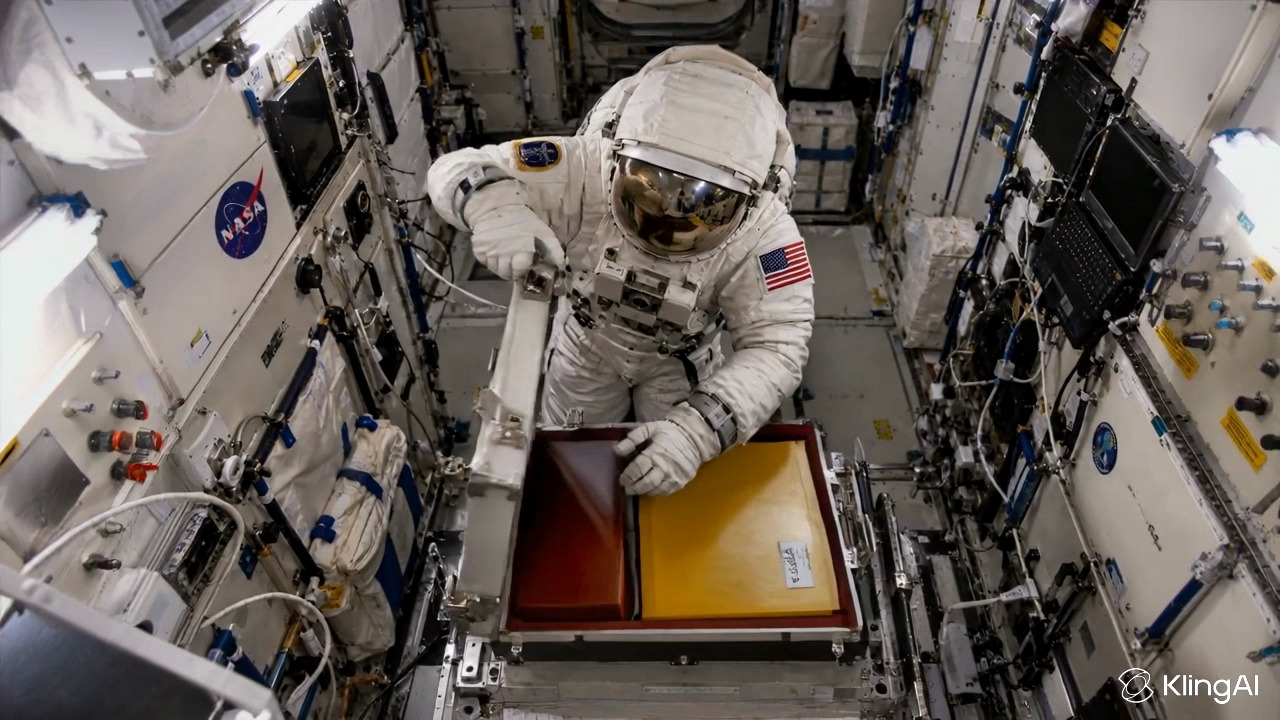
#> input picture sih-har-isro/dataset/real_pseudo/WhatsApp Video 2026-09-09 at 17.28.39/frames/frame_00003.jpg, 1280 x 720 px
$ python -i hsv_detector.py   (imports and definitions only)
#> lines starting #> are read from the running program, lines starting #| are printed output that depends on the picture
"""
HSV Color-Based Box + Hand Detector
=====================================
Replaces YOLO (or any other pretrained/open-source detector) for object
detection. Uses HSV color segmentation to detect:
  - red_box    → HSV dual-range mask (red wraps hue wheel)
  - yellow_box → HSV single-range mask
  - main_box   → Largest white/light region near experiment area
  - hand       → Skin-tone HSV band, confidence-boosted (not gated) by
                 frame-differencing motion — see _detect_hand()

Zero training, zero pretrained weights. Deterministic. Works on CPU at 60+
FPS. For the colored boxes this is actually superior to a trained detector
for this use-case because the colors ARE the definition of the targets.
"""

import cv2
import numpy as np
from dataclasses import dataclass, field
from typing import List, Tuple, Optional, Dict
import logging

logger = logging.getLogger(__name__)

# Import HSV ranges from config
import sys
from pathlib import Path
sys.path.insert(0, str(Path(__file__).parent.parent))
from config.experiment_config import (
    HSV_RED_LOWER1, HSV_RED_UPPER1, HSV_RED_LOWER2, HSV_RED_UPPER2,
    HSV_YELLOW_LOWER, HSV_YELLOW_UPPER,
    HSV_WHITE_LOWER, HSV_WHITE_UPPER,
    MIN_BOX_AREA_PX,
    HSV_SKIN_LOWER, HSV_SKIN_UPPER, MIN_HAND_AREA_PX,
    HAND_MOTION_THRESHOLD, HAND_TOP_EXCLUDE_FRAC,
)


@dataclass
class Detection:
    label: str           # "red_box", "yellow_box", "main_box"
    bbox: Tuple[int, int, int, int]   # x1, y1, x2, y2
    confidence: float    # 0-1 based on area ratio
    centroid: Tuple[int, int]
    area: int
    mask: Optional[np.ndarray] = None  # Binary mask for this detection
    rect: Optional[Tuple[float, float, float]] = None  # ((cx,cy),(w,h),angle_deg) minAreaRect — rack roll anchor


class HSVBoxDetector:
    """
    Color segmentation detector for the ISRO HAR experiment boxes.

    Detects:
      - red_box    → Dual HSV range (hue wraps 170-180 + 0-10)
      - yellow_box → Single HSV range
      - main_box   → Largest white region in frame
      - hand       → Skin-tone HSV band + motion confidence boost

    Also provides:
      - Box/hand visibility flags (get_feature_dict)
      - Live HSV recalibration from a user-drawn ROI (calibrate_from_roi)
    """

    def __init__(self,
                 frame_width: int = 1280,
                 frame_height: int = 720,
                 use_morphology: bool = True):
        self.fw = frame_width
        self.fh = frame_height
        self.use_morphology = use_morphology
        self.frame_area = frame_width * frame_height

        # Morphological kernels
        self._kernel_open  = cv2.getStructuringElement(cv2.MORPH_ELLIPSE, (5, 5))
        self._kernel_close = cv2.getStructuringElement(cv2.MORPH_ELLIPSE, (9, 9))

        # Live HSV bounds — instance state (not module constants) so
        # calibrate_from_roi() can actually adjust what detect() uses.
        # Seeded from config; np.array once here instead of per-frame.
        self._red_lo1 = np.array(HSV_RED_LOWER1, dtype=np.float64)
        self._red_hi1 = np.array(HSV_RED_UPPER1, dtype=np.float64)
        self._red_lo2 = np.array(HSV_RED_LOWER2, dtype=np.float64)
        self._red_hi2 = np.array(HSV_RED_UPPER2, dtype=np.float64)
        self._yellow_lo = np.array(HSV_YELLOW_LOWER, dtype=np.float64)
        self._yellow_hi = np.array(HSV_YELLOW_UPPER, dtype=np.float64)
        self._white_lo = np.array(HSV_WHITE_LOWER, dtype=np.float64)
        self._white_hi = np.array(HSV_WHITE_UPPER, dtype=np.float64)
        self._skin_lo = np.array(HSV_SKIN_LOWER, dtype=np.float64)
        self._skin_hi = np.array(HSV_SKIN_UPPER, dtype=np.float64)

        # Motion state for hand detection (frame-differencing) — None until
        # the first frame has been seen.
        self._prev_gray: Optional[np.ndarray] = None

        # Calibration state (updated by calibrate_from_roi())
        self._cal_offsets: Dict[str, Dict[str, Tuple[float, float]]] = {}

        logger.info("HSVBoxDetector initialized (frame=%dx%d)", frame_width, frame_height)

    # ── Public API ─────────────────────────────────────────────────────────────

    # [348 lines left out: functions detect, get_feature_dict, dets_to_feature_dict, draw, calibrate_from_roi, _apply_mask_pipeline and 6 more, not called in this run]


# [32 lines not run here, left out]

>>> import cv2
>>> picture = cv2.imread('../dataset/real_pseudo/WhatsApp Video 2026-09-09 at 17.28.39/frames/frame_00003.jpg', cv2.IMREAD_GRAYSCALE)
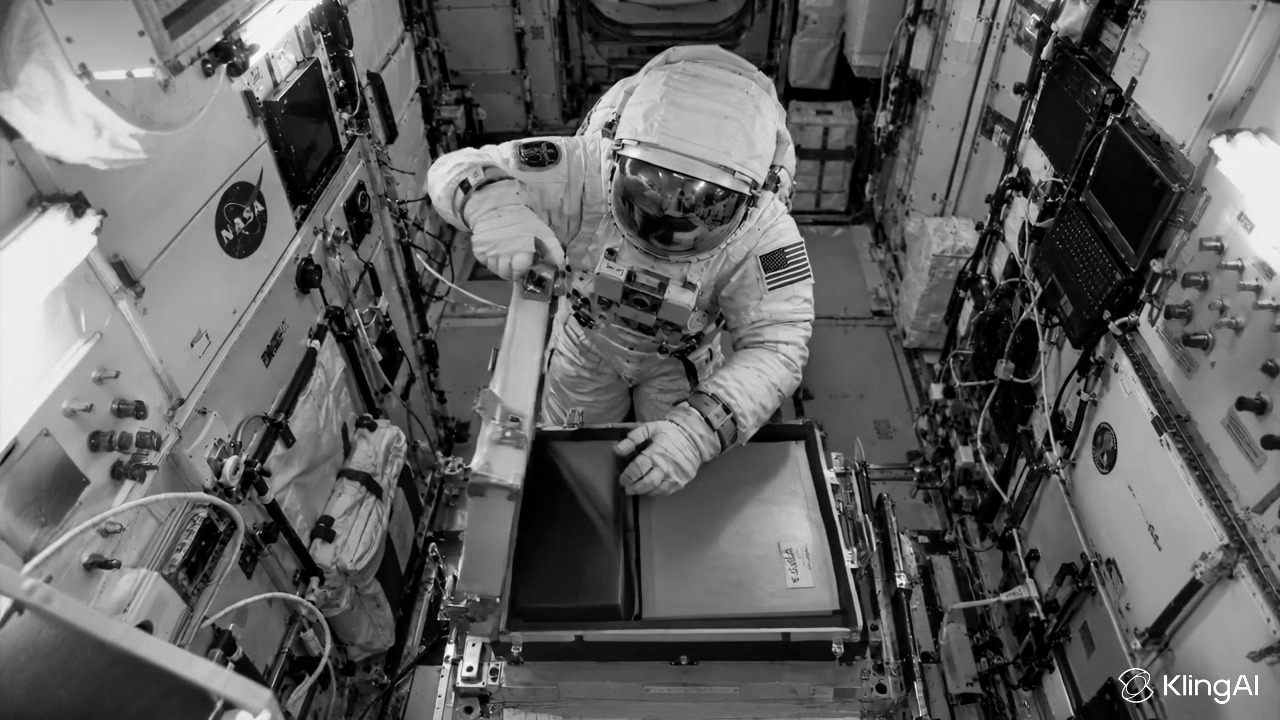
#> picture: shape (720, 1280); min 0, max 255, mean 97.8
>>> result = HSVBoxDetector().detect(picture)
#> (the run stopped early here; a loop or call above may not have finished)

$ run again, on sih-har-isro/dataset/real_pseudo/WhatsApp Video 2026-09-09 at 17.28.39/frames/frame_00033.jpg
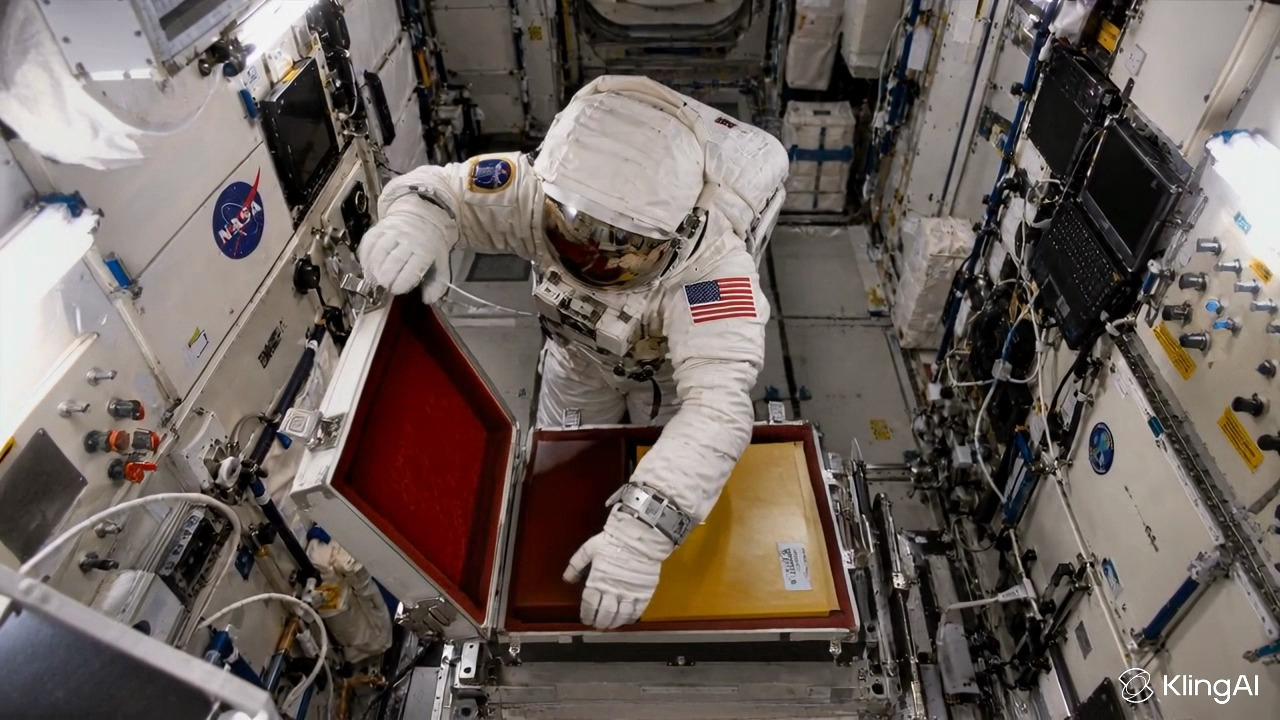
#> input picture sih-har-isro/dataset/real_pseudo/WhatsApp Video 2026-09-09 at 17.28.39/frames/frame_00033.jpg, 1280 x 720 px
#> `picture = cv2.imread('../dataset/real_pseudo/WhatsApp Video 2026-09-09..`:
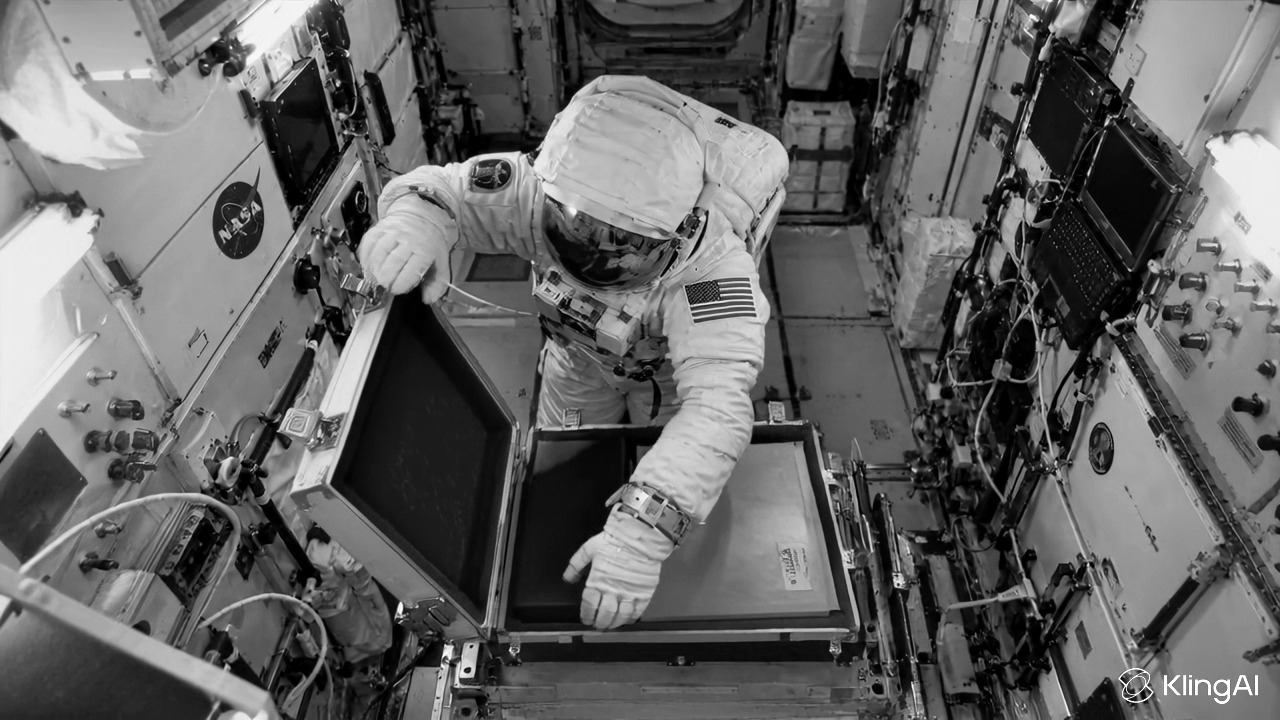
#> picture: shape (720, 1280); min 0, max 255, mean 99.7
